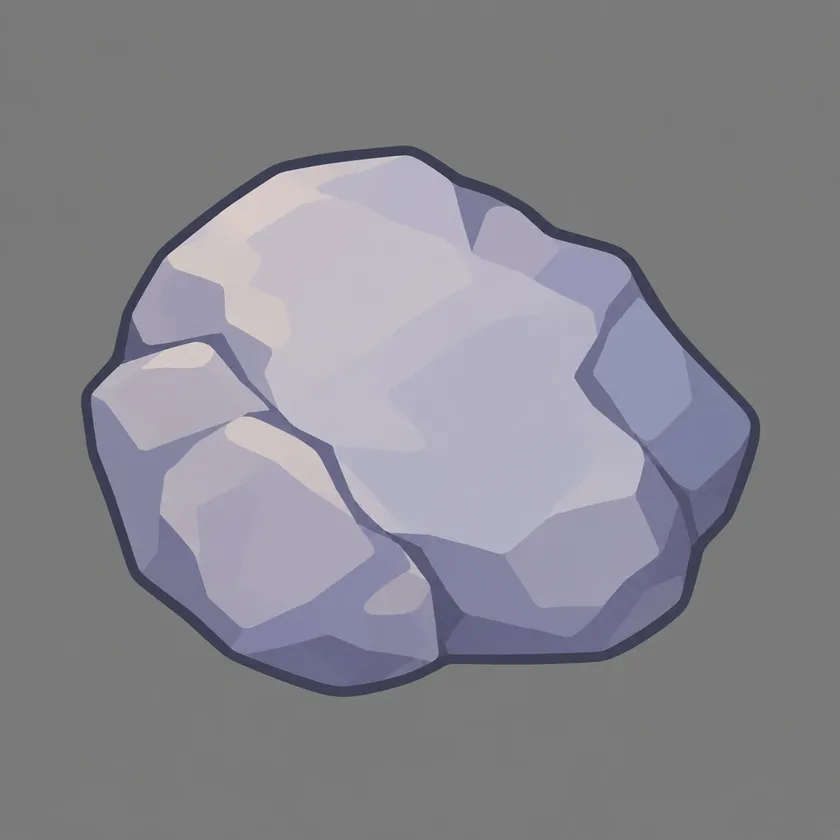
#> input picture assets/source/rock.webp, 840 x 840 px, shrunk from 1254 x 1254 before the run
$ python build_assets.py
#> lines starting #> are read from the running program, lines starting #| are printed output that depends on the picture; after the words box and inside, x2 and y2 are one past the last pixel; in counts of white or black regions, pixels touching at a corner belong together
"""Cut game art out of the reference images in assets/source: python checks/build_assets.py"""

from pathlib import Path

import cv2
import numpy as np

ROOT = Path(__file__).resolve().parents[1] / "assets"
INK = (170, 98, 88)  # sprites.INK in BGR


def soft(mask, blur=5):
    return cv2.GaussianBlur(mask, (blur, blur), 0)


def save(name, image, alpha, outline=0):
    """Crop to the alpha bounds; optionally grow an ink outline around the shape."""
    if outline:
        grown = cv2.dilate(alpha, cv2.getStructuringElement(cv2.MORPH_ELLIPSE, (outline * 2 + 1, outline * 2 + 1)))
        inside = (soft(alpha).astype(np.float32) / 255)[..., None]
        image = (image * inside + np.array(INK, np.float32) * (1 - inside)).astype(np.uint8)
        alpha = grown
    ys, xs = np.where(alpha > 0)
    box = slice(ys.min(), ys.max() + 1), slice(xs.min(), xs.max() + 1)
    cv2.imwrite(str(ROOT / name), np.dstack([image[box], soft(alpha)[box]]))


def lift(image, floor):
    """Raise dark tones so projected art never reads as a physical wall (max channel < 75)."""
    return (image.astype(np.float32) * (255 - floor) / 255 + floor).astype(np.uint8)


def rock():
    image = cv2.imread(str(ROOT / "source/rock.webp"))
#> image is the input picture: shape (840, 840, 3); mean B, G, R 141.3, 133.9, 134.9
    mask = np.zeros((image.shape[0] + 2, image.shape[1] + 2), np.uint8)
    for seed in ((0, 0), (image.shape[1] - 1, 0), (0, image.shape[0] - 1), (image.shape[1] - 1, image.shape[0] - 1)):
        cv2.floodFill(image.copy(), mask, seed, 0, (10, 10, 10), (10, 10, 10), 8 | cv2.FLOODFILL_MASK_ONLY | cv2.FLOODFILL_FIXED_RANGE | (255 << 8))
    alpha = cv2.erode(255 - mask[1:-1, 1:-1], np.ones((3, 3), np.uint8))
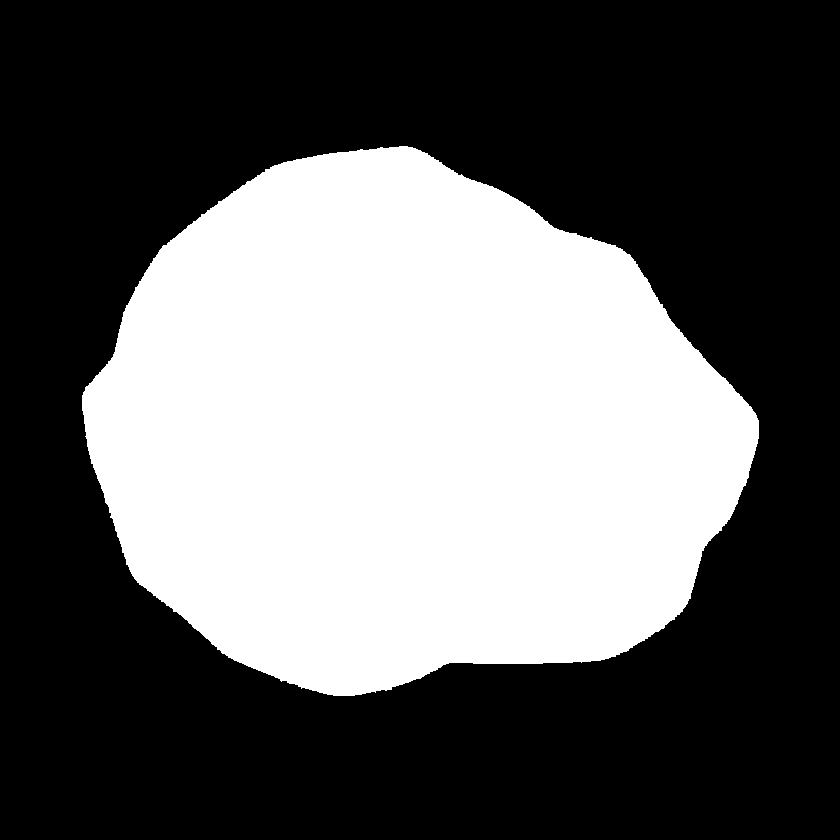
#> alpha: shape (840, 840); 38.3% white; 1 white region, box (x1, y1, x2, y2) and area: (82, 146, 759, 696) 270267
    save("rock.png", lift(image, 45), alpha)


def lily_pad():
    image = cv2.imread(str(ROOT / "source/lily_pad.webp"))
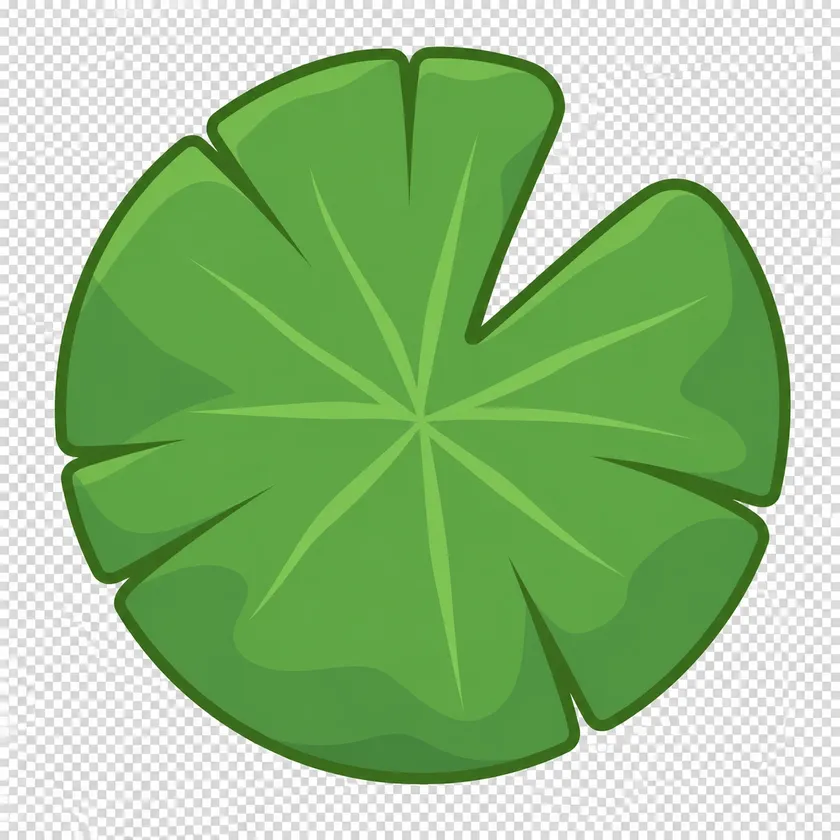
#> input picture assets/source/lily_pad.webp, 840 x 840 px, shrunk from 1254 x 1254 before the run
#> image is the input picture: shape (840, 840, 3); mean B, G, R 136.9, 190.8, 151.9
    blue, green, red = [channel.astype(np.int16) for channel in cv2.split(image)]
    mask = ((green - np.maximum(red, blue)) > 25).astype(np.uint8) * 255
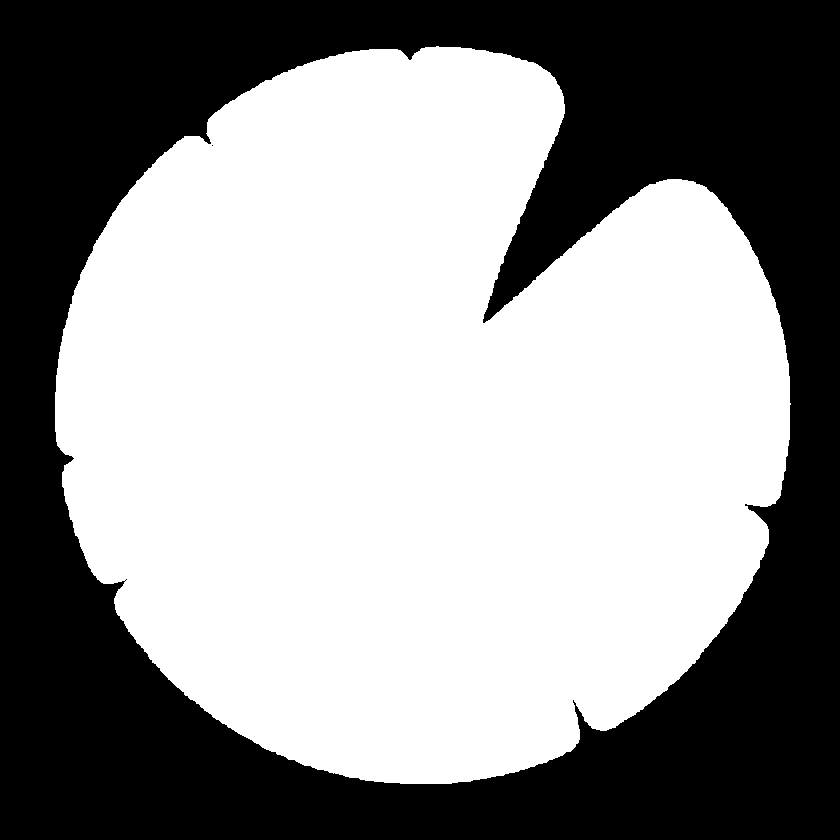
#> mask: shape (840, 840); 57.5% white; 2 black regions (1 under 20 px)
    contours = cv2.findContours(mask, cv2.RETR_EXTERNAL, cv2.CHAIN_APPROX_NONE)[0]
#> contours = 1 contour; box (x1, y1, x2, y2) and area: (55, 46, 791, 784) 404338
    alpha = np.zeros_like(mask)
    cv2.drawContours(alpha, [max(contours, key=cv2.contourArea)], -1, 255, -1)
#> alpha: shape (840, 840); 57.5% white; 1 black region, box (x1, y1, x2, y2) and area: (0, 0, 840, 840) 299940
    save("lily_pad.png", lift(image, 40), cv2.erode(alpha, np.ones((3, 3), np.uint8)))
#> call 2 of save, with name = 'lily_pad.png', outline = 0
#> in save (call 2), `cv2.imwrite(str(ROOT / name), np.dstack([image[box], soft(alpha)[box]]))`:
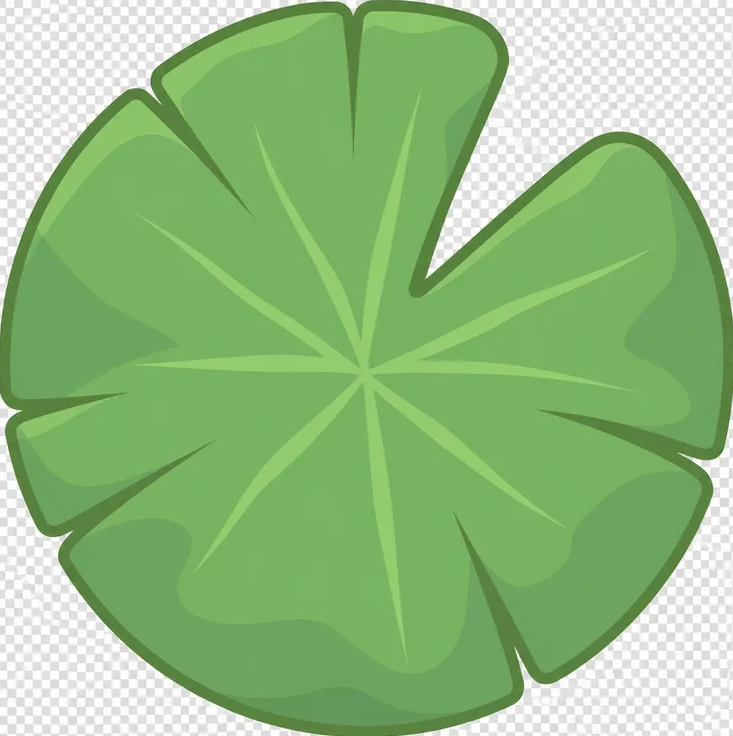
#> saved as lily_pad.png: shape (736, 733, 4); mean B, G, R, A 129.7, 188.9, 146.1, 190
#> in save (call 2), `cv2.imwrite(str(ROOT / name), np.dstack([image[box], soft(alpha)[box]]))`: alpha: shape (840, 840); 57% white; 1 black region, box (x1, y1, x2, y2) and area: (0, 0, 840, 840) 303566


def textures():
    cv2.imwrite(str(ROOT / "bark.png"), lift(cv2.imread(str(ROOT / "source/bark.webp")), 62))
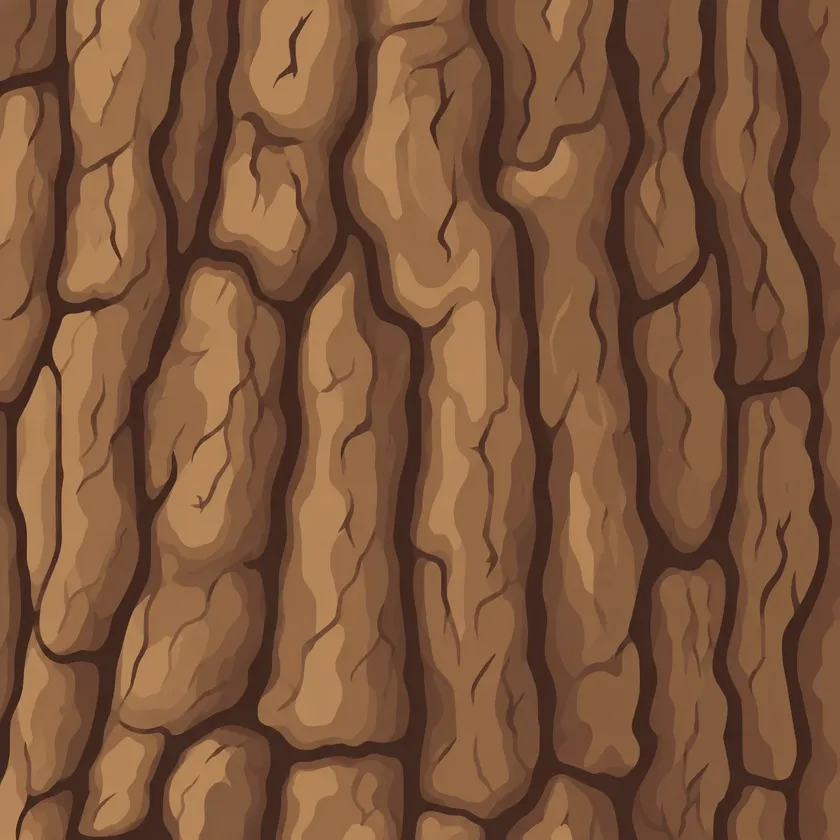
#> input picture assets/source/bark.webp, 840 x 840 px, shrunk from 1254 x 1254 before the run
    # Treasure Dash logs keep nearly all of the bark's colour: a log is a blocker there, so it does not
    # matter if the camera takes its darkest cracks for ink.
    cv2.imwrite(str(ROOT / "bark_rich.jpg"), lift(cv2.imread(str(ROOT / "source/bark.webp")), 34), [cv2.IMWRITE_JPEG_QUALITY, 92])
#> call 4 of lift, with floor = 34
#> in lift (call 4), `return (image.astype(np.float32) * (255 - floor) / 255 + floor).astype..`:
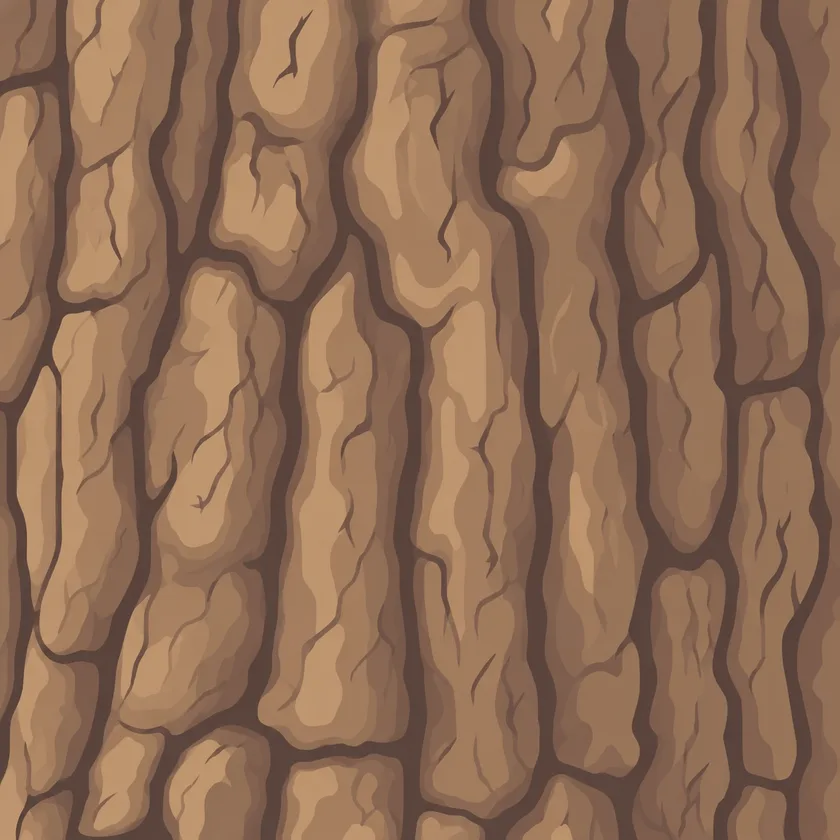
#> returned value: shape (840, 840, 3); mean of channels 0, 1, 2 83.9, 107.2, 140.9; drawn as B, G, R
    cv2.imwrite(str(ROOT / "grass.jpg"), cv2.imread(str(ROOT / "source/meadow.webp")), [cv2.IMWRITE_JPEG_QUALITY, 92])
    blades = cv2.imread(str(ROOT / "source/grass_blades.png"))
#> (the run stopped early here; a loop or call above may not have finished)
